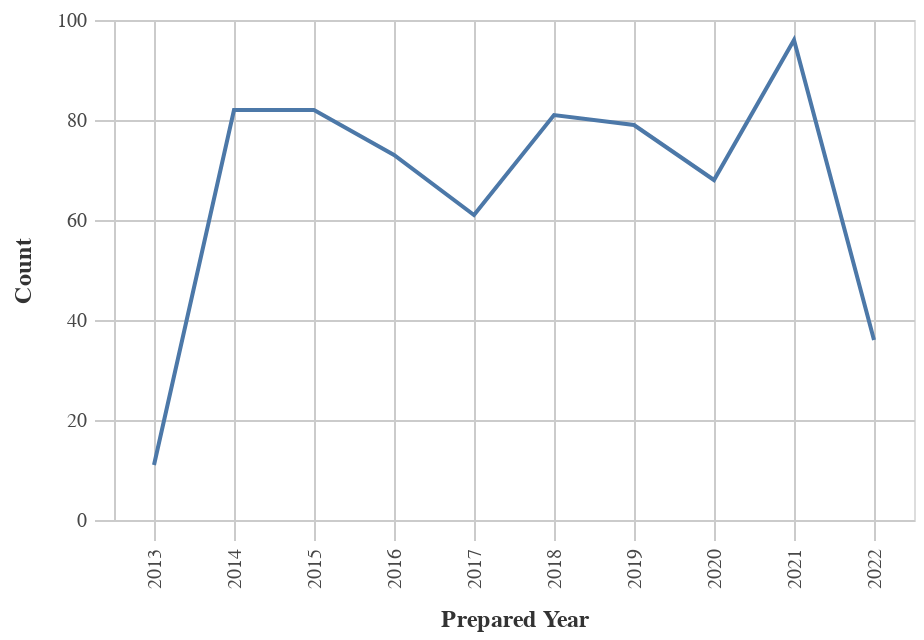

Write notebook code for a chart like this one.
### Markdown cell above
### Obligations by Year

### Code cell
#Line chart for Obligations by Year
chart_df = (df_top>>filter(_.variable=='prepared_y')).rename(columns= {"value":"Year"})
    
chart1= (_dla_utils_reports.basic_line_chart_test_no_save(chart_df, 'Year', 'count', district)).encode(x=alt.X('Year:O', title='Prepared Year'))
display(chart1)

### Figure 1 — Vega-Lite specification as saved in the notebook (floating-point values rounded to 4 significant figures)
{"config": {"view": {"continuousWidth": 400, "continuousHeight": 300}, "axis": {"domainColor": "#cbcbcb", "grid": true, "gridColor": "#cbcbcb", "gridWidth": 1, "labelColor": "#474747", "labelFont": "Nunito Sans", "labelFontSize": 10, "labelPadding": 4, "tickColor": "#cbcbcb", "tickSize": 10, "titleColor": "#333", "titleFont": "Raleway", "titleFontSize": 12, "titlePadding": 10}, "axisBand": {"grid": false}, "background": "white", "font": "Raleway", "header": {"labelFont": "Nunito Sans", "titleFont": "Raleway"}, "legend": {"labelColor": "#333", "labelFont": "Nunito Sans", "labelFontSize": 11, "labelLimit": 0, "padding": 1, "symbolSize": 30, "symbolType": "square", "titleColor": "#333", "titleFont": "Raleway", "titleFontSize": 14, "titlePadding": 10}, "title": {"anchor": "middle", "font": "Raleway", "fontSize": 18, "fontWeight": 300, "offset": 20}}, "data": {"name": "data-36aefb21f92f0a9c87417ea6f55fb521"}, "mark": "line", "encoding": {"tooltip": [{"field": "Year", "type": "quantitative"}, {"field": "count", "type": "quantitative"}], "x": {"field": "Year", "title": "Prepared Year", "type": "ordinal"}, "y": {"field": "count", "title": "Count", "type": "quantitative"}}, "height": 250, "width": 400, "$schema": "https://vega.github.io/schema/vega-lite/v4.17.0.json", "datasets": {"data-36aefb21f92f0a9c87417ea6f55fb521": [{"Year": 2021.0, "count": 96, "variable": "prepared_y"}, {"Year": 2014.0, "count": 82, "variable": "prepared_y"}, {"Year": 2015.0, "count": 82, "variable": "prepared_y"}, {"Year": 2018.0, "count": 81, "variable": "prepared_y"}, {"Year": 2019.0, "count": 79, "variable": "prepared_y"}, {"Year": 2016.0, "count": 73, "variable": "prepared_y"}, {"Year": 2020.0, "count": 68, "variable": "prepared_y"}, {"Year": 2017.0, "count": 61, "variable": "prepared_y"}, {"Year": 2022.0, "count": 36, "variable": "prepared_y"}, {"Year": 2013.0, "count": 11, "variable": "prepared_y"}]}}
